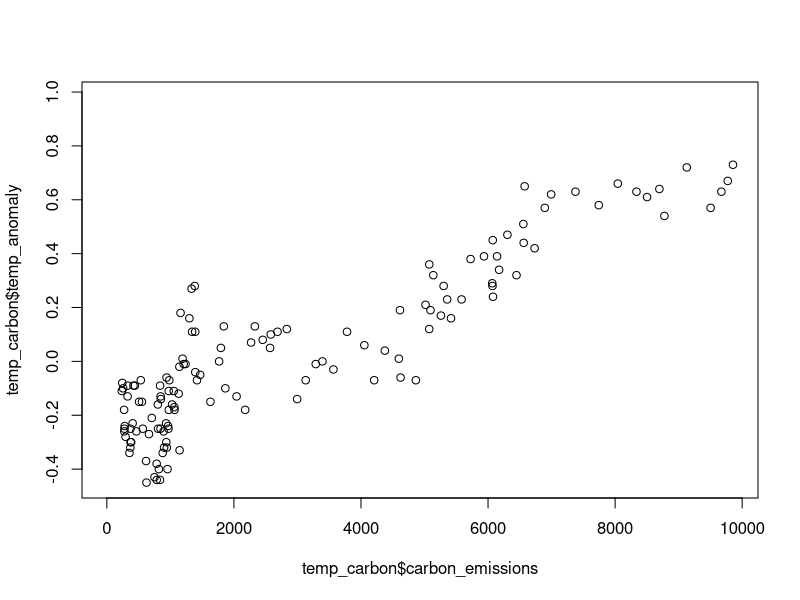
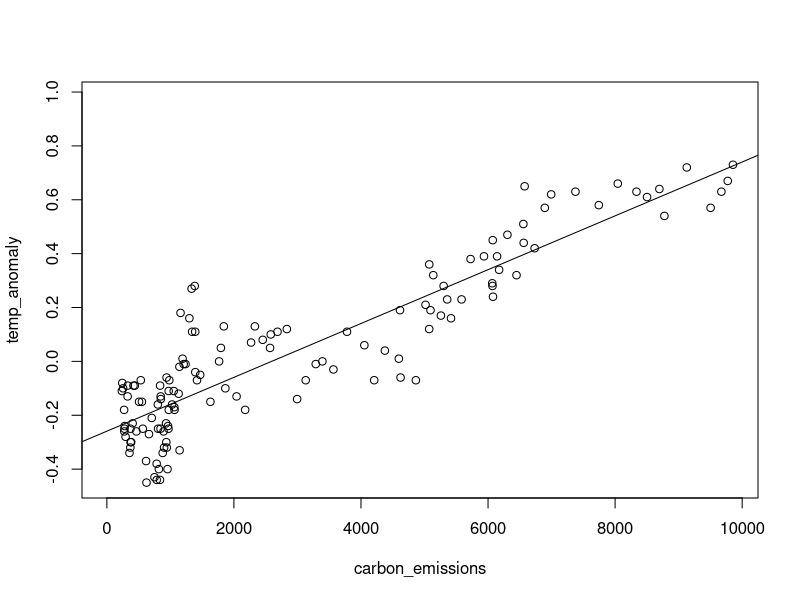
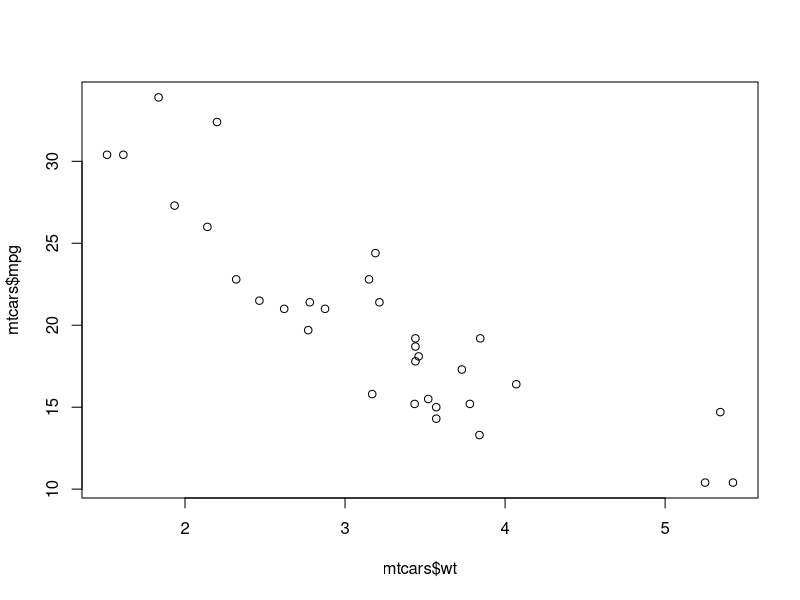
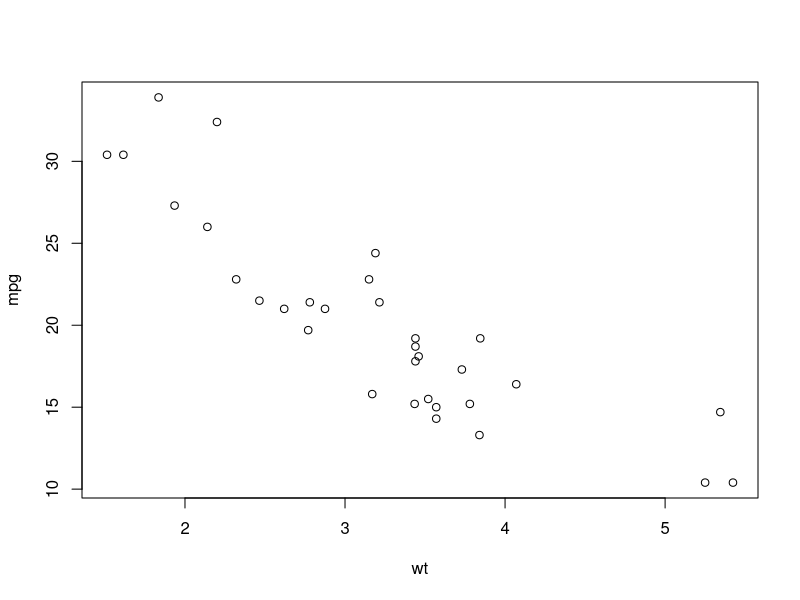

These charts were generated, in order, by the following R code:
## ---- chunk 1
# install.packages('dslabs')
library(dslabs)
library(tidyverse)
# data(package = "dslabs") 
# data(Dslabs)

# comment out for successful knit

co2 %>% head()

# help("head")
# help(co2)

data(murders)
head(murders)

## ---- chunk 2
data(temp_carbon)
str(temp_carbon)
head(temp_carbon)

plot(temp_carbon$carbon_emissions, temp_carbon$temp_anomaly)
## ---- chunk 3
lm1 <- lm(temp_anomaly ~ carbon_emissions, data = temp_carbon)

with(temp_carbon, plot(carbon_emissions, temp_anomaly))
abline(lm1)

lm1
## ---- chunk 4
pi %>% print()

r <- 5
area <- pi * r^2
area
## ---- chunk 5
a <- c(1, 2, 5, 3, 6, -2, 4)
b <- c('one', 'two', 'three')
c <- c(TRUE, TRUE, TRUE, FALSE, TRUE, FALSE)

a6 <- a[6]
print(a6)

c123 <- c[c(1,2,3)]
print(c123)

d <- c(1:10)
print(d)

intby2 <- seq(from=0, to=20, by=2)
print(intby2)

seq2 <- seq(from=1.0, to=2.0, length.out=10)
print(seq2)

# help(seq)

args(matrix)
matrix1 <- matrix(1:20, nrow = 5 , 4)
print(matrix1)


cells <- c(1,26, 24, 68)
rnames <- c("R1", "R2")
cnames <- c("C1", "C2")
matrix2 <- matrix(cells, nrow=2, ncol=2, byrow=T, dimnames=list(rnames, cnames))
print(matrix2)

v1 <- rowSums(matrix1)
print(v1)

c1 <- colSums(matrix1)
print(c1)
## ---- chunk 6
msa_name <- c("New York", "Los Angeles", "Chicago", "Dallas", "Houston", "Washington DC",
"Philadelphia", "Miami", "Atlanta", "Boston")
lon <- c(-74.567, -118.752, -88.331, -97.091, -95.248, -76.939, -75.25, -80.106, -84.271, -71.033)
lat <- c(40.68, 34.14, 42.18, 32.672, 29.422, 38.855, 39.883, 26.41, 34.068, 42.366)
pop2020 <- c(20140470, 13200989, 9618502, 7636387, 7122240, 6385162, 6245051, 6183333, 6089815,
5)

pop2020[10] <- 4941632
print(pop2020)

mydata1 <- data.frame(msa_name, lon, lat, pop2020)
str(mydata1)
head(mydata1)

## ---- chunk 7
# write.csv(mydata1, row.names=F)
# setwd("C:/classes/MAGIST413/R413")
# write.csv(mydata1, "mydata1.csv", row.names=F)
# mydata1 <‐ read.csv("mydata1.csv")
# newfile <‐ read.csv(“http://www.example.com/data.csv”)
## ---- chunk 8
str(mtcars)
plot(mtcars$wt, mtcars$mpg)

attach(mtcars)
plot(wt, mpg)
detach(mtcars)
## ---- chunk 9
# ls()
# rm(object name)
newobject1 <- cbind(lon, lat)
newobject2 <- rbind(lon[1], lat[1])
## ---- chunk 10
